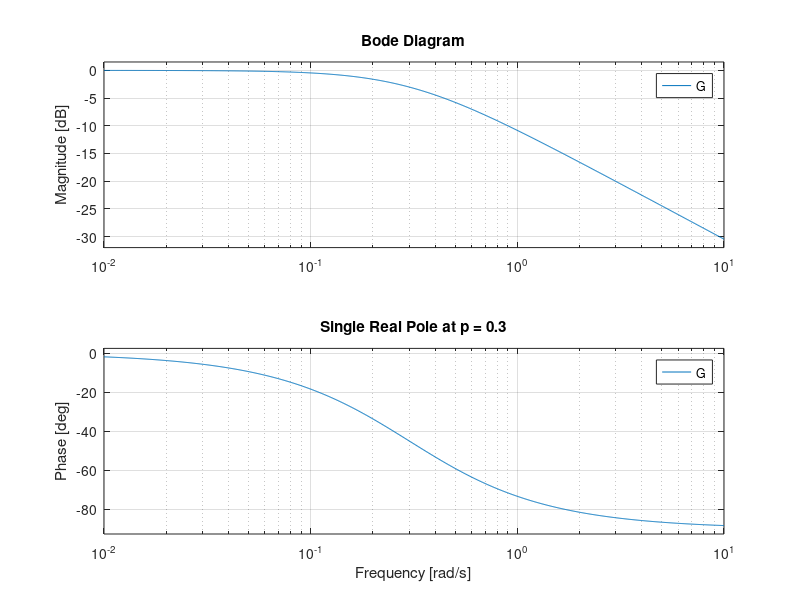
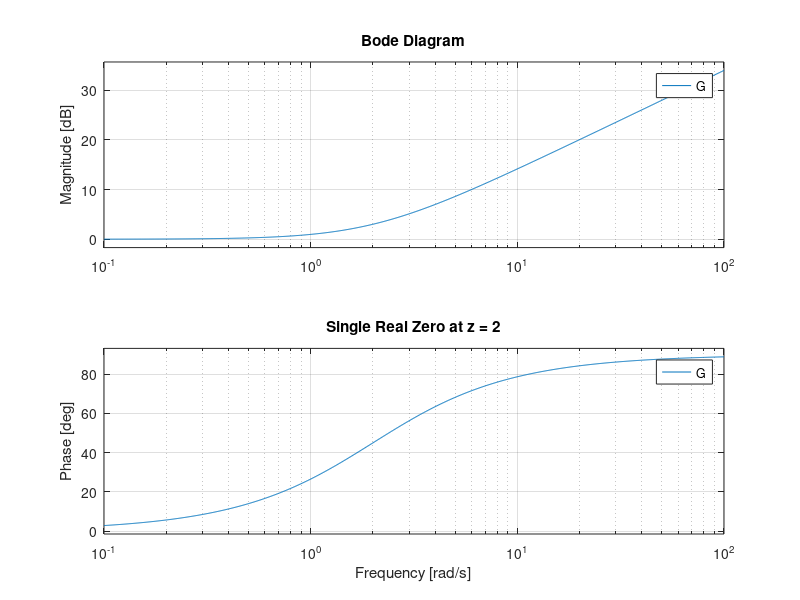
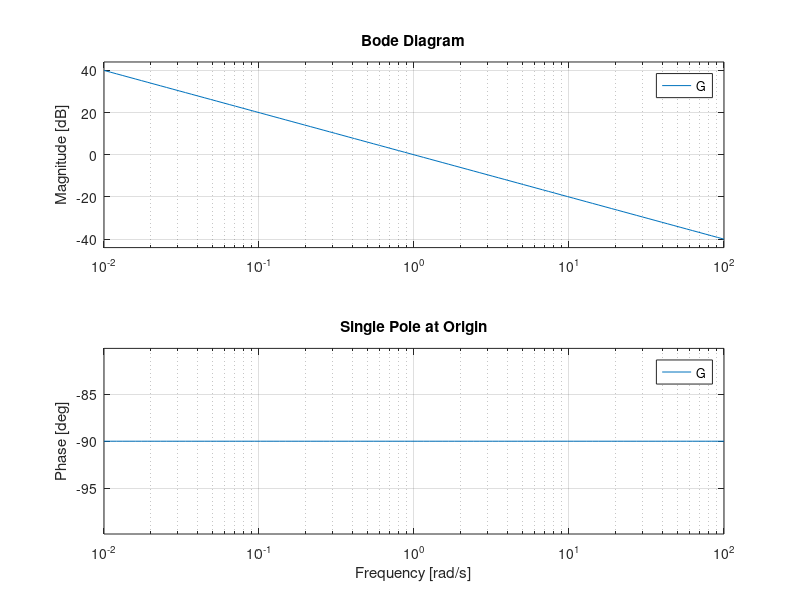
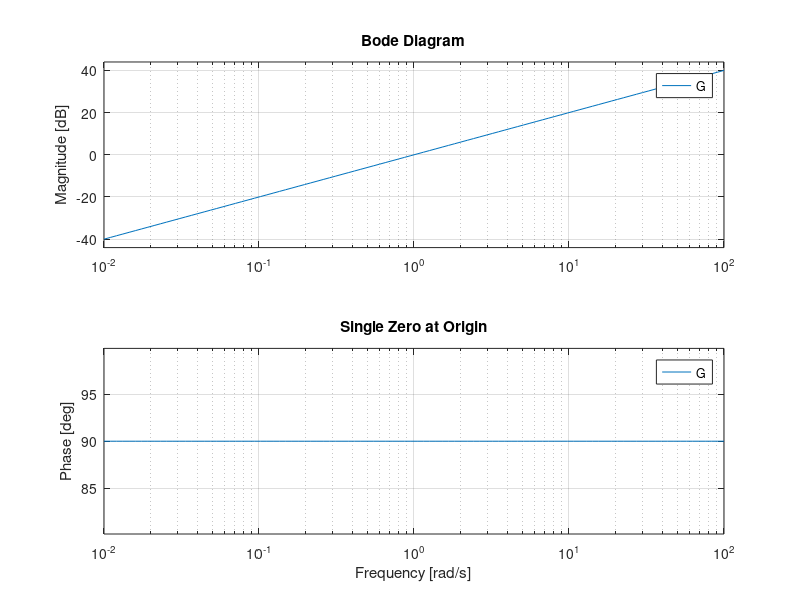

MATLAB code for these plots, in order:
%Generate plots to include in the lecture regarding hand sketching Bode
%plots
%
%Christopher Lum
%lum@uw.edu

%Version History
%11/11/12: Created
%12/08/12: Updated documentation
%11/18/14: Updated
%04/22/19: Updated and improved complex conjugate plots
%04/24/19: Fixed bug where it was not in standard bode plot form
%01/06/25: Minor update

clear
clc
close all

%Single real pole
p = 0.3;

Gnum = [1];
Gden = [1/p 1];

G = tf(Gnum, Gden);

figure
bode(G)
grid on
title(['Single Real Pole at p = ',num2str(p)])

%Single real zero
z = 2;
Gnum = [1/z 1];
Gden = [1];

G = tf(Gnum,Gden)

figure
bode(G)
grid on
title(['Single Real Zero at z = ',num2str(z)])

%Single pole at origin
Gnum = [1];
Gden = [1 0];

G = tf(Gnum, Gden);

figure
w = logspace(-2,2,100);
bode(G,w)
grid on
title('Single Pole at Origin')

%Single zero at origin
Gnum = [1 0];
Gden = [1];

G = tf(Gnum, Gden);

figure
w = logspace(-2,2,100);
bode(G,w)
grid on
title('Single Zero at Origin')

%Complex conjuage pair of poles
%Also see hw10_p3.m
zeta = 0.1;
wn = 10;
Gnum = [1];
Gden = [1/wn^2 2*zeta/wn 1];

G = tf(Gnum,Gden);

figure
bode(G);
grid on
title(['Pair of Complex Conjugate Poles with \zeta = ',num2str(zeta), ', \omega_n = ',num2str(wn)])

%Complex conjugate pair of zeros
zeta = 0.1;
wn = 10;
Gnum = [1/wn^2 2*zeta/wn 1];
Gden = [1];

G = tf(Gnum,Gden);

figure
bode(G);
grid on
title(['Pair of Complex Conjugate Zeros with \zeta = ',num2str(zeta), ', \omega_n = ',num2str(wn)])

%Constant gain
K = 3;
Gnum = [K];
Gden = [1];

G = tf(Gnum,Gden);

figure
bode(G);
grid on
title(['Constant gain of ',num2str(K)])

disp('DONE')